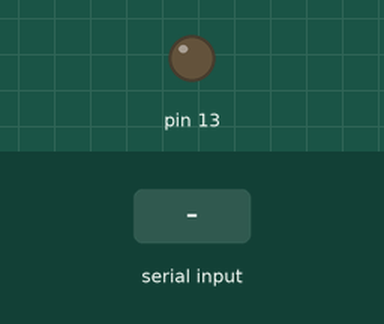
This sketch was run on a simulated Arduino Uno, built with avr-gcc and run on an emulated ATmega328P. On the bench: output pins drawn as LEDs (lit = HIGH). Inputs (shaded band) come from the test bench.

Above: at 1.2 s.
1.3 s: byte 30 received over Serial
At 2.6 s:
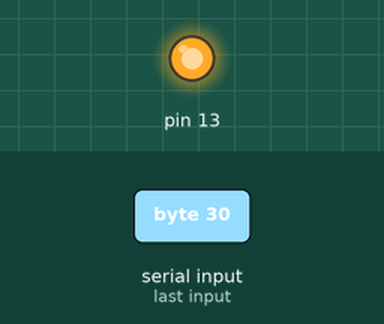
Timing chart, 0 to 4.3 s (numbered marks = the images above; inputs shaded):
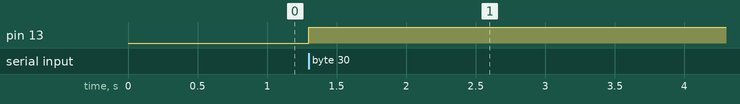

The sketch:

_03_arduino_p5js_exemple.ino
```cpp
// --------------------------------------
void setup()
{
  // On définit le pin 13 en tant que sortie -> on peut « écrire » une valeur dessus (HIGH or LOW)
  pinMode(13, OUTPUT);
  // On démarre l'écoute sur le port série de l'arduino
  Serial.begin(9600);
}

// --------------------------------------
void loop()
{
  // Si des données sont disponibles sur le port série
  if (Serial.available() > 0)
  {
    // On lit la valeur
    int valeurIn = Serial.read();   // read it
    // Si celle-ci est supérieure à 0
    // On place la valeur de la sortie 13 à HIGH
    if (valeurIn > 0)
      digitalWrite(13, HIGH);
    // Sinon à LOW
    else
      digitalWrite(13, LOW);
  }
}
```

Measured:
- after the input at 1.3 s, pin 13: LOW → HIGH at once
